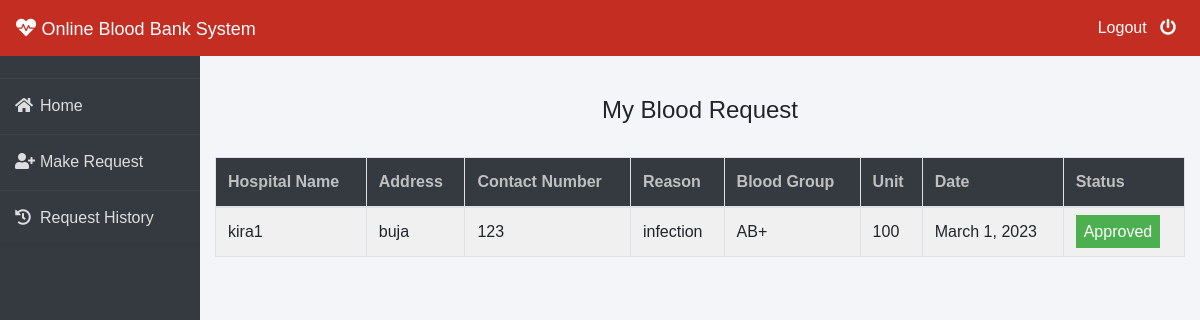
Page /patient/my-request (signed in) on the committed database.
### blood/models.py (models this page shows, shortened)
class BloodRequest(models.Model):
    request_by_patient = models.ForeignKey(pmodels.Patient, null=True, on_delete=models.CASCADE)
    request_by_donor = models.ForeignKey(dmodels.Donor, null=True, on_delete=models.CASCADE)
    hospital_name = models.CharField(max_length=30)
    address = models.CharField(max_length=40)
    mobile = models.CharField(max_length=20,null=False)
    reason = models.CharField(max_length=500)
    bloodgroup = models.CharField(max_length=10)
    unit = models.PositiveIntegerField(default=0)
    status = models.CharField(max_length=20, default="Pending")
    date = models.DateField(auto_now=True)

### patient/views.py (the view)
# urls.py: path('my-request', views.my_request_view,name='my-request'),
def my_request_view(request):
    patient= models.Patient.objects.get(user_id=request.user.id)
    blood_request=bmodels.BloodRequest.objects.all().filter(request_by_patient=patient)
    return render(request,'patient/my_request.html',{'blood_request':blood_request})

### templates/patient/my_request.html (shortened to what this page needs)
{% extends 'patient/patientbase.html' %}
{% block content %}
{% load widget_tweaks %}
{%load static%}
<head>
   </head>
<br><br>
<div class="container">
    <H4 class="text-center">My Blood Request</H4><br>
    <table class="table table-light table-hover table-bordered table-striped">
        <thead class="bg-dark">
            <tr>
                <th scope="col" style="color: rgb(192, 192, 192);">Hospital Name</th>
                <th scope="col" style="color: rgb(192, 192, 192);">Address</th>
                <th scope="col" style="color: rgb(192, 192, 192);">Contact Number</th>
                <th scope="col" style="color: rgb(192, 192, 192);">Reason</th>
                <th scope="col" style="color: rgb(192, 192, 192);">Blood Group</th>
                <th scope="col" style="color: rgb(192, 192, 192);">Unit</th>
                <th scope="col" style="color: rgb(192, 192, 192);">Date</th>
                <th scope="col" style="color: rgb(192, 192, 192);">Status</th>
            </tr>
        </thead>
        <tbody>
            {% for t in blood_request %}
            <tr>
                <td> {{t.hospital_name}}</td>
                <td>{{t.address}}</td>
                <td>{{t.mobile}}</td>
                <td>{{t.reason}}</td>
                <td>{{t.bloodgroup}}</td>
                <td>{{t.unit}}</td>
                <td>{{t.date}}</td>
                {% if t.status == 'Approved' %}
                <td><span class="label success"> Approved</span></td>
                {% elif t.status == 'Rejected' %}
                <td><span class="label danger">Rejected</span></td>
                {% else %}
                <td><span style="color: white;margin-left: 0px;" class="label info">Pending</span></td>
                {% endif %}
            </tr>
            {% endfor %}
        </tbody>
    </table>
</div>
{% endblock content %}

### templates/patient/patientbase.html (style rules this page uses)
* { margin: 0; padding: 0; box-sizing: border-box; list-style: none; text-decoration: none; font-family: 'Josefin Sans', sans-serif; }
body { background-color: #f3f5f9; }

### templates/patient/my_request.html (style rules this page uses)
.label { color: white; padding: 8px; }
.success { background-color: #4CAF50; }

### rows in the picture
BloodRequest: hospital_name "kira1", address "buja", mobile "123", reason "infection", bloodgroup "AB+", unit "100", date "March 1, 2023", status "Approved"
